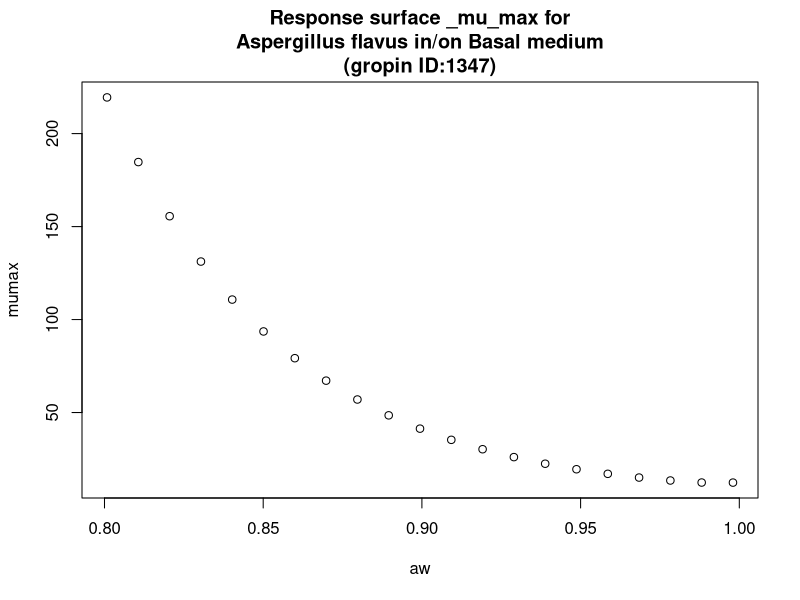

Generate this figure with R:
#############################
# start of Parameter script
#############################
aw <- seq(0.8008,0.998001998001998,length.out=21)
#############################
# end of Parameter script
#############################
############################# 
# start of Model script Gropin ID 1347 
#############################
 
# constant coefficients for this model
 
variables <- data.frame(aw)
argumentsPar <- unique.data.frame(expand.grid(variables))
 
# heart of the model
response_surface <- function(aw) {
   mumax <-exp(2.613-3.206*sqrt(1-aw)+21.13*(sqrt(1-aw))^2)

	return(mumax=mumax)
} 

# output parameters
responseSurface <- cbind(argumentsPar,response_surface(argumentsPar['aw']))
colnames(responseSurface) <- c(colnames(argumentsPar),'mumax')
#############################
# End of Model script
#############################
############################# 
# start of Visualisation script Gropin ID 1347 
#############################
titleText <-'Response surface _mu_max for
Aspergillus flavus in/on Basal medium
(gropin ID:1347)'
plot(aw,responseSurface$'mumax',xlab='aw',
                          ylab='mumax',main=titleText)
#############################
# End of Visualisation script
#############################
